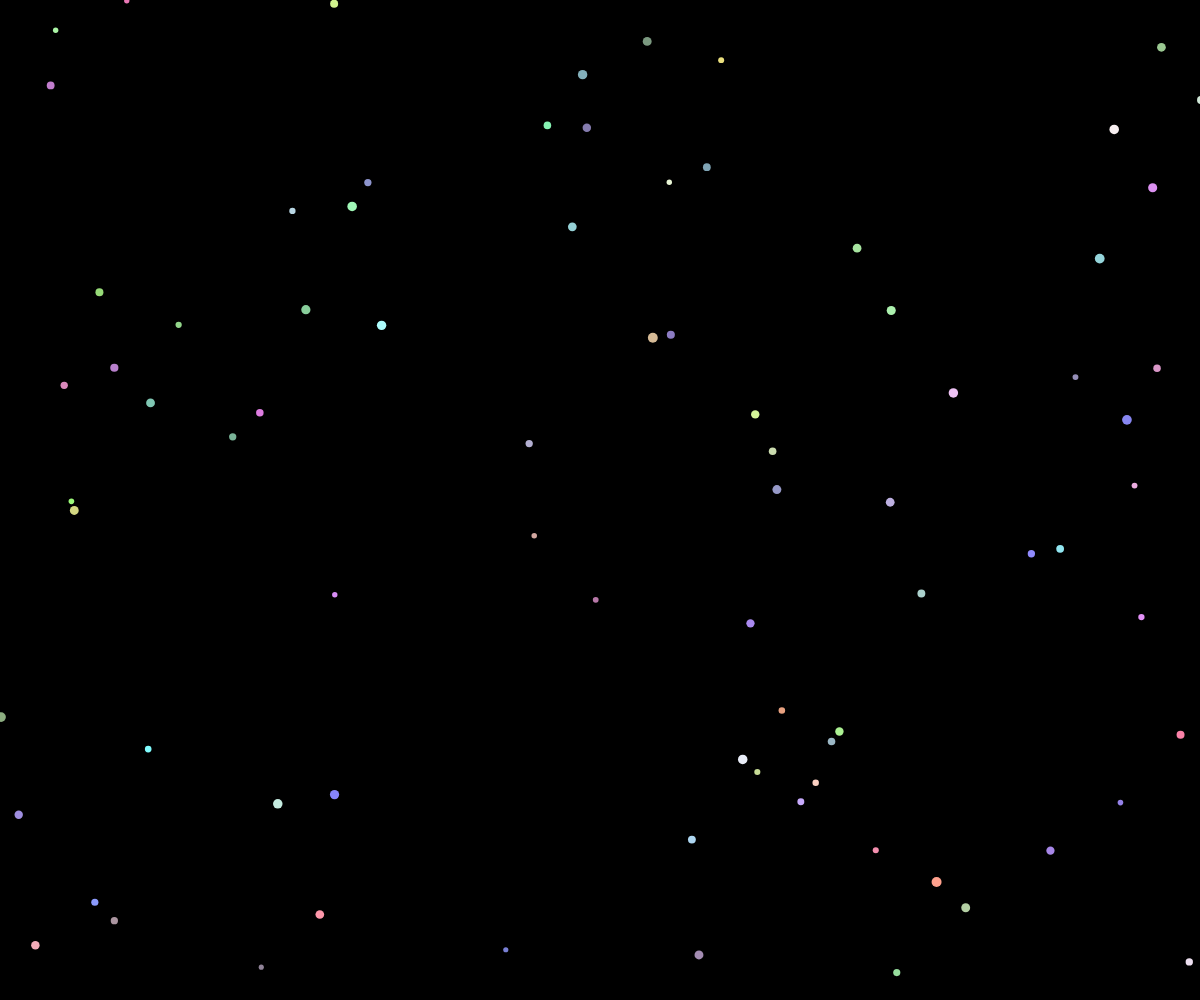
Frame 1 (no input)
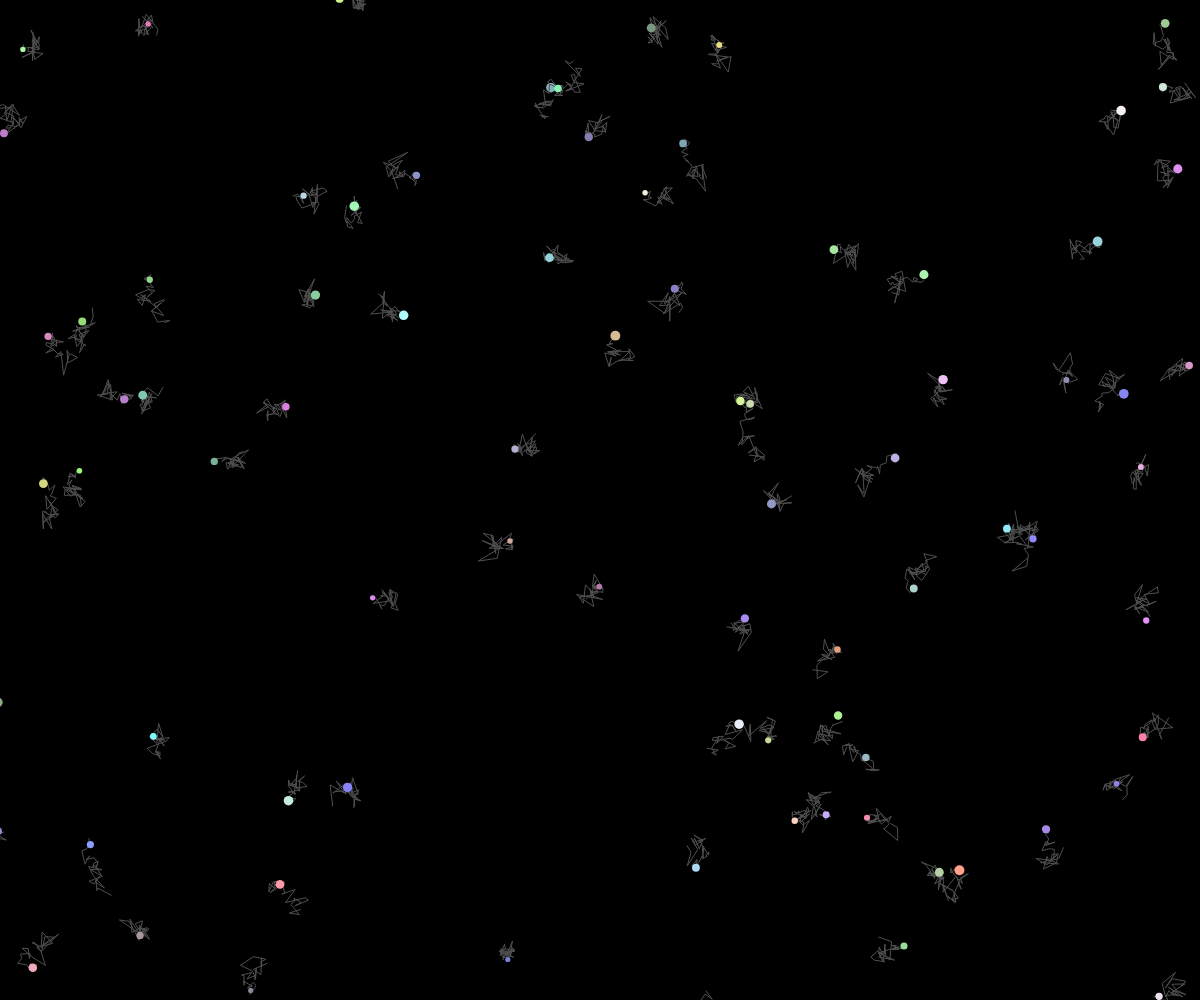
Frame 60 (no input)
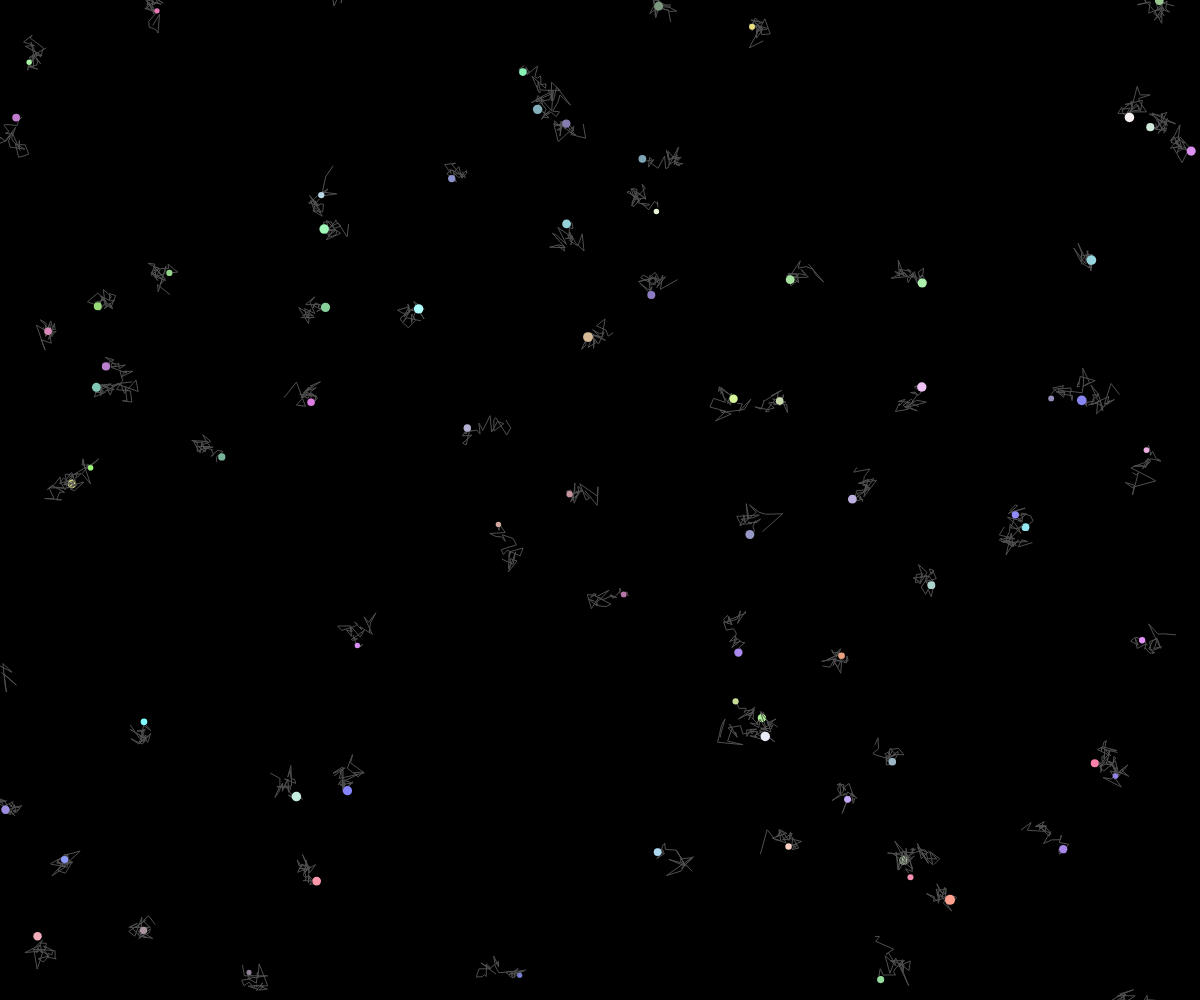
Frame 120 (the mouse pressed at the canvas centre since frame 60)

The p5.js sketch that drew these frames (run headless with seeded random() and noise() and a simulated clock; from frame 60 on, the mouse is pressed at the canvas centre):

// p5.js sketch
// ── sketch.js
var things = [];

function Thing(x, y) {
	this.x = x;
	this.y = y;
	this.history = [];
	this.size = random(5,10);
	this.r = random(120, 255);
	this.g = random(120, 255);
	this.b = random(120, 255);
	this.col = color(this.r, this.g, this.b);

	this.update = function() {
		var v = createVector(this.x, this.y);
		this.history.push(v);
		if (this.history.length > 30) {
			this.history.splice(0, 1);
		}
		r1 = random(-5, 5);
		r2 = random(-5, 5);
		this.x = this.x + r1;
		this.y = this.y + r2;
		// update history as well
		for (var i = 0; i < this.history.length; i++) {
			this.history[i].x += random(-2, 2);
			this.history[i].y += random(-2, 2);
		}
	}

	this.draw_thing = function() {
		ellipseMode(CENTER);
		// draw the thing’s history
		/*
		var size = this.size;
		for (var i = 0; i < this.history.length; i++) {
			var pos = this.history[i];
			var size = size * .9;
			stroke(this.col);
			noFill();
			ellipse(pos.x, pos.y, size, size);
		}
		*/

	 // draw history as path
	 noFill();
	 stroke(80);
	 //stroke(this.col);
	 beginShape();
	 for (var i = 0; i < this.history.length; i++) {
		 var pos = this.history[i];
		 vertex(pos.x, pos.y);
	 } 
	 endShape();
	

	// draw the thing
	noStroke();
	fill(this.col);
	ellipse(this.x, this.y, this.size, this.size);
}
}

function mousePressed() {
	things.push(new Thing(mouseX, mouseY));
}

function setup() {
createCanvas(document.documentElement.clientWidth, document.documentElement.clientHeight);
for (var i = 0; i < 100; i++) {
	var x = random(0, width);
	var y = random(0, width); 
		things.push(new Thing(x, y));
	}
}

function draw() {
	background(0);
	for (var i = 0; i < things.length; i++) {
		things[i].update();
		things[i].draw_thing();
	} 
}
